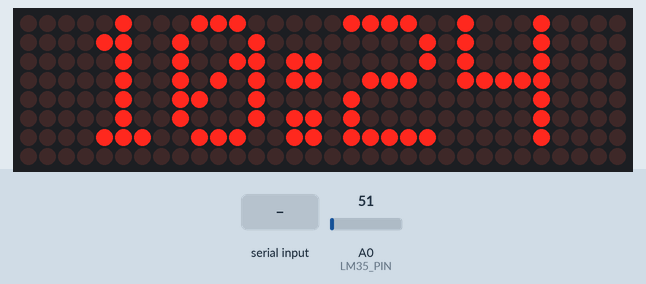
A sketch run on a simulated Arduino Uno, built with avr-gcc and run on an emulated ATmega328P. Shown: 32×8 LED matrix. The test bench sets the inputs (shaded band); at power-on: A0 (LM35_PIN) = 51. The local clock reads 2024-03-15 10:24:30 at power-on unless the sketch sets it; what the sketch prints to the serial monitor is not drawn.

Above: at 1.6 s.
1.7 s: "MODE2" received over the second serial link
At 1.72 s:
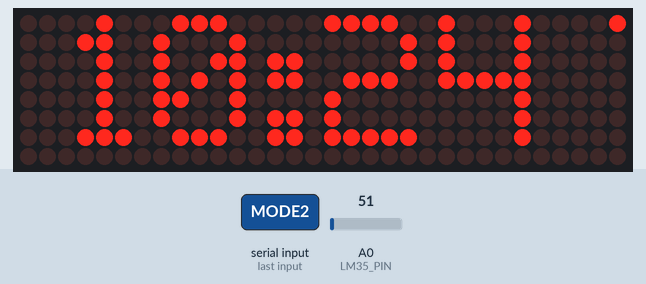
At 6.8 s:
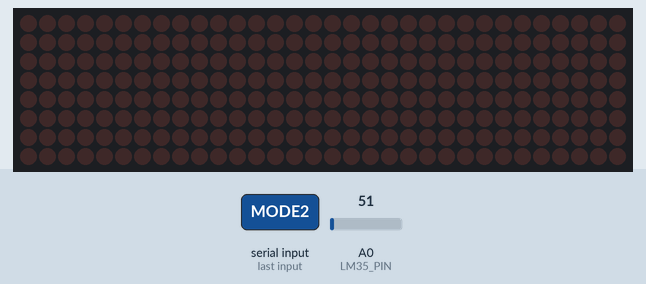

The sketch:

Controlled_Bluetooth_Led_Matrix.ino
```cpp
#include <Wire.h>
#include <RTClib.h>
#include <MD_Parola.h>
#include <MD_MAX72XX.h>
#include <SPI.h>
#include <SoftwareSerial.h>

#define HARDWARE_TYPE MD_MAX72XX::FC16_HW
#define MAX_DEVICES 4
#define CLK_PIN 13
#define DATA_PIN 11
#define CS_PIN 10
#define LM35_PIN A0

#define BT_TX 3
#define BT_RX 2
SoftwareSerial bluetooth(BT_RX, BT_TX);

RTC_DS1307 rtc;
MD_Parola matrix = MD_Parola(HARDWARE_TYPE, DATA_PIN, CLK_PIN, CS_PIN, MAX_DEVICES);

String receivedData = "";
bool showTime = true;
bool showTemperature = false;
bool showText = false;
String customMessage = "";

void setup() {
  Serial.begin(9600);
  bluetooth.begin(9600);

  // RTC setup
  if (!rtc.begin()) {
    Serial.println(F("RTC not found!"));
  }
  if (!rtc.isrunning()) {
    rtc.adjust(DateTime(F(__DATE__), F(__TIME__)));
  }

  // Matrix setup
  matrix.begin();
  matrix.setIntensity(5);
  matrix.displayClear();

  Serial.println(F("Ready..."));
  bluetooth.println(F("Ready..."));
}

void loop() {
  // Nhận lệnh từ Bluetooth
  while (bluetooth.available()) {
    char c = bluetooth.read();
    receivedData += c;
    delay(2);
  }

  if (receivedData.length() > 0) {
    processCommand(receivedData);
    receivedData = "";
  }

  if (showTime) displayTime();
  if (showTemperature) displayTemperature();
  if (showText) displayCustomMessage();
}

// =======================
// Xử lý lệnh Bluetooth
// =======================
void processCommand(String command) {
  if (command.startsWith("MODE1")) {
    showTime = true;
    showTemperature = false;
    showText = false;
  }
  else if (command.startsWith("MODE2")) {
    showTime = false;
    showTemperature = true;
    showText = false;
  }
  else if (command.startsWith("MODE3")) {
    customMessage = command.substring(5);
    customMessage.trim();
    showTime = false;
    showTemperature = false;
    showText = true;
  }
}

// =======================
// Hiển thị thời gian
// =======================
void displayTime() {
  static unsigned long lastUpdate = 0;
  if (millis() - lastUpdate >= 1000) {
    lastUpdate = millis();

    DateTime now = rtc.now();
    char timeStr[9];
    sprintf(timeStr, "%02d:%02d", now.hour(), now.minute());

    matrix.displayText(timeStr, PA_CENTER, 80, 0, PA_PRINT, PA_NO_EFFECT);
    while (!matrix.displayAnimate()) {}
  }
}

// =======================
// Hiển thị nhiệt độ LM35
// =======================


void displayTemperature() {
  int analogValue = analogRead(LM35_PIN);
  float voltage = analogValue * (5.0 / 1023.0);
  int tempC = voltage * 100;

  char tempStr[10];
  sprintf(tempStr, "T:%dC", tempC);

  matrix.displayText(tempStr, PA_CENTER, 80, 0, PA_SCROLL_LEFT, PA_SCROLL_LEFT);
  while (!matrix.displayAnimate()) {}
  delay(1000);
}

// =======================
// Hiển thị text tùy chỉnh
// =======================
void displayCustomMessage() {
  matrix.displayText(customMessage.c_str(), PA_CENTER, 80, 0, PA_SCROLL_LEFT, PA_SCROLL_LEFT);
  while (!matrix.displayAnimate()) {}
  delay(1000);
}
```

Measured:
- after the input at 1.7 s, the display: changes at once (image 1)
